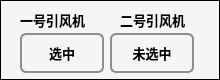
  <widget class="QFrame" name="frame_13">
   <property name="geometry">
    <rect>
     <x>912</x>
     <y>1150</y>
     <width>220</width>
     <height>80</height>
    </rect>
   </property>
   <property name="sizePolicy">
    <sizepolicy hsizetype="Fixed" vsizetype="Preferred">
     <horstretch>0</horstretch>
     <verstretch>0</verstretch>
    </sizepolicy>
   </property>
   <property name="minimumSize">
    <size>
     <width>220</width>
     <height>80</height>
    </size>
   </property>
   <property name="styleSheet">
    <string notr="true">background-color: rgb(245, 245, 245);</string>
   </property>
   <property name="frameShape">
    <enum>QFrame::Box</enum>
   </property>
   <property name="frameShadow">
    <enum>QFrame::Plain</enum>
   </property>
   <widget class="QLabel" name="label_34">
    <property name="geometry">
     <rect>
      <x>20</x>
      <y>10</y>
      <width>80</width>
      <height>20</height>
     </rect>
    </property>
    <property name="font">
     <font>
      <pointsize>10</pointsize>
      <weight>75</weight>
      <bold>true</bold>
     </font>
    </property>
    <property name="text">
     <string>一号引风机</string>
    </property>
   </widget>
   <widget class="QLabel" name="fan_one_state_label_2">
    <property name="geometry">
     <rect>
      <x>130</x>
      <y>10</y>
      <width>45</width>
      <height>20</height>
     </rect>
    </property>
    <property name="text">
     <string/>
    </property>
    <property name="alignment">
     <set>Qt::AlignCenter</set>
    </property>
   </widget>
   <widget class="QPushButton" name="choseFanOneButton">
    <property name="geometry">
     <rect>
      <x>20</x>
      <y>33</y>
      <width>84</width>
      <height>40</height>
     </rect>
    </property>
    <property name="font">
     <font>
      <pointsize>10</pointsize>
      <weight>75</weight>
      <bold>true</bold>
     </font>
    </property>
    <property name="styleSheet">
     <string notr="true">QPushButton {
    border: 2px solid #8f8f91;
    border-radius: 6px;
    background-color: qlineargradient(x1: 0, y1: 0, x2: 0, y2: 1,
                                      stop: 0 #f6f7fa, stop: 1 #dadbde);
    min-width: 80px;
}

QPushButton:pressed {
    background-color: qlineargradient(x1: 0, y1: 0, x2: 0, y2: 1,
                                      stop: 0 #dadbde, stop: 1 #f6f7fa);
}

QPushButton:flat {
    border: none; /* no border for a flat push button */
}

QPushButton:default {
    border-color: navy; /* make the default button prominent */
}</string>
    </property>
    <property name="text">
     <string>选中</string>
    </property>
    <property name="flat">
     <bool>false</bool>
    </property>
   </widget>
   <widget class="QPushButton" name="choseFanTwoButton">
    <property name="enabled">
     <bool>true</bool>
    </property>
    <property name="geometry">
     <rect>
      <x>110</x>
      <y>33</y>
      <width>84</width>
      <height>40</height>
     </rect>
    </property>
    <property name="font">
     <font>
      <pointsize>10</pointsize>
      <weight>75</weight>
      <bold>true</bold>
     </font>
    </property>
    <property name="styleSheet">
     <string notr="true">QPushButton {
    border: 2px solid #8f8f91;
    border-radius: 6px;
    background-color: qlineargradient(x1: 0, y1: 0, x2: 0, y2: 1,
                                      stop: 0 #f6f7fa, stop: 1 #dadbde);
    min-width: 80px;
}

QPushButton:pressed {
    background-color: qlineargradient(x1: 0, y1: 0, x2: 0, y2: 1,
                                      stop: 0 #dadbde, stop: 1 #f6f7fa);
}

QPushButton:flat {
    border: none; /* no border for a flat push button */
}

QPushButton:default {
    border-color: navy; /* make the default button prominent */
}</string>
    </property>
    <property name="text">
     <string>未选中</string>
    </property>
    <property name="flat">
     <bool>false</bool>
    </property>
   </widget>
   <widget class="QLabel" name="label_38">
    <property name="geometry">
     <rect>
      <x>120</x>
      <y>10</y>
      <width>80</width>
      <height>20</height>
     </rect>
    </property>
    <property name="font">
     <font>
      <pointsize>10</pointsize>
      <weight>75</weight>
      <bold>true</bold>
     </font>
    </property>
    <property name="text">
     <string>二号引风机</string>
    </property>
   </widget>
  </widget>
